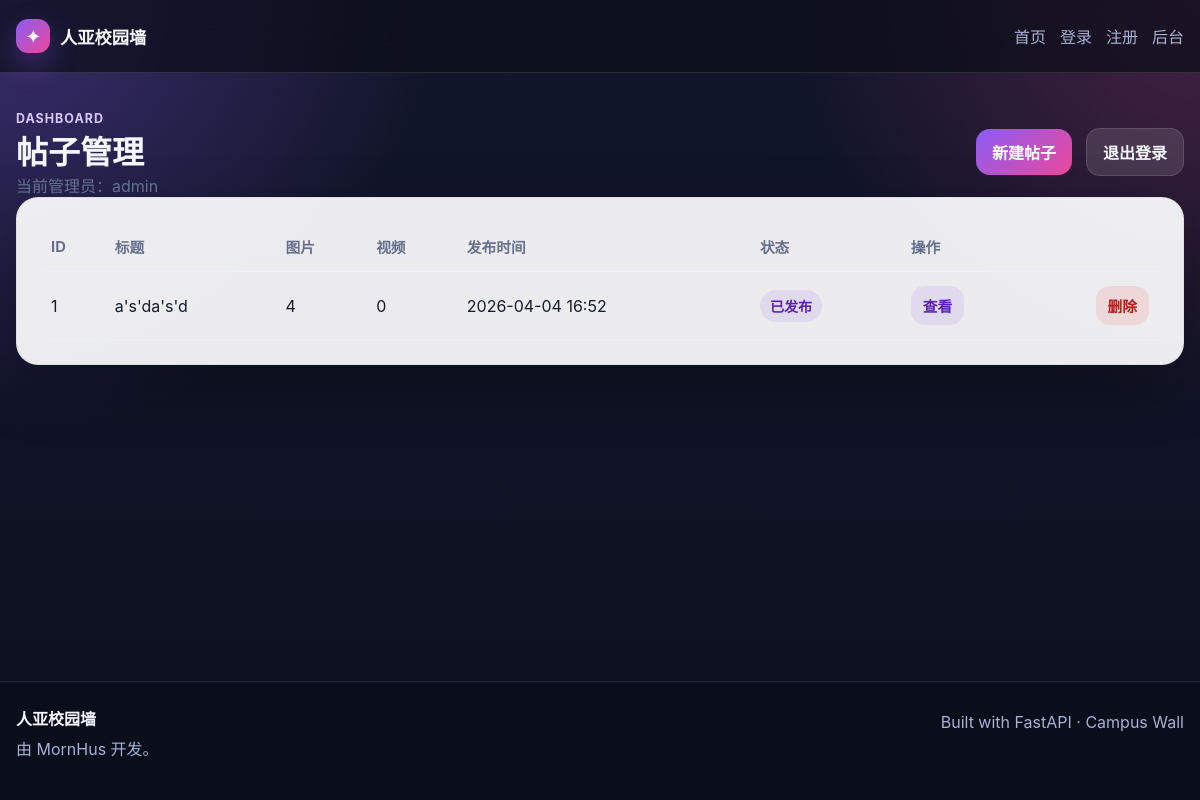
Page /admin/posts (signed in) on the committed database.
### app/models.py (models this page shows, shortened)
class Admin(Base):
    __tablename__ = 'admins'
    id: Mapped[int] = mapped_column(Integer, primary_key=True, index=True)
    username: Mapped[str] = mapped_column(String(50), unique=True, index=True)
    password_hash: Mapped[str] = mapped_column(String(255))
    created_at: Mapped[datetime] = mapped_column(DateTime, default=datetime.utcnow)

class JsonListFieldMixin:
    def _read_json_list(self, raw: str | None) -> List[str]:
        try:
            data = json.loads(raw or '[]')
            return data if isinstance(data, list) else []
        except json.JSONDecodeError:
            return []

class Post(Base, JsonListFieldMixin):
    __tablename__ = 'posts'
    id: Mapped[int] = mapped_column(Integer, primary_key=True, index=True)
    title: Mapped[str | None] = mapped_column(String(200), nullable=True)
    content: Mapped[str | None] = mapped_column(Text, nullable=True)
    images_json: Mapped[str] = mapped_column(Text, default='[]')
    videos_json: Mapped[str] = mapped_column(Text, default='[]')
    is_deleted: Mapped[bool] = mapped_column(Boolean, default=False)
    created_at: Mapped[datetime] = mapped_column(DateTime, default=datetime.utcnow)
    published_at: Mapped[datetime] = mapped_column(DateTime, default=datetime.utcnow, index=True)
    comments: Mapped[list['Comment']] = relationship(back_populates='post', cascade='all, delete-orphan')
    likes: Mapped[list['PostLike']] = relationship(back_populates='post', cascade='all, delete-orphan')
    @property
    def images(self) -> List[str]:
        return self._read_json_list(self.images_json)
    @property
    def videos(self) -> List[str]:
        return self._read_json_list(self.videos_json)

### app/routers/admin.py (the view)
@router.get('/posts', response_class=HTMLResponse)
def admin_posts(request: Request, db: Session = Depends(get_db)):
    admin = get_current_admin(request, db)
    if not admin:
        return redirect_to_login()
    posts = db.scalars(select(Post).order_by(Post.published_at.desc(), Post.id.desc())).all()
    return templates.TemplateResponse(
        request,
        'admin_posts.html',
        build_context(request, db, posts=posts, admin=admin),
    )

### app/templates/admin_posts.html (shortened to what this page needs)
{% extends 'base.html' %}
{% block content %}
<div class="admin-toolbar">
    <div>
        <span class="eyebrow">Dashboard</span>
        <h1>帖子管理</h1>
        <div class="meta">当前管理员：{{ admin.username }}</div>
    </div>
    <div class="toolbar-actions toolbar-actions-row">
        <a class="button primary" href="/admin/posts/new">新建帖子</a>
        <form method="post" action="/admin/logout">
            <button class="button ghost" type="submit">退出登录</button>
        </form>
    </div>
</div>
{% if posts %}
<div class="table-card">
    <table class="table">
        <thead>
            <tr>
                <th>ID</th>
                <th>标题</th>
                <th>图片</th>
                <th>视频</th>
                <th>发布时间</th>
                <th>状态</th>
                <th>操作</th>
            </tr>
        </thead>
        <tbody>
            {% for post in posts %}
            <tr>
                <td>{{ post.id }}</td>
                <td>{{ post.title or ('无标题 #' ~ post.id) }}</td>
                <td>{{ post.images|length }}</td>
                <td>{{ post.videos|length }}</td>
                <td>{{ post.published_at.strftime('%Y-%m-%d %H:%M') }}</td>
                <td>
                    {% if post.is_deleted %}
                    <span class="badge muted">已删除</span>
                    {% else %}
                    <span class="badge ok">已发布</span>
                    {% endif %}
                </td>
                <td>
                    <div class="row-actions">
                        <a class="button secondary small" href="/posts/{{ post.id }}" target="_blank">查看</a>
                        {% if not post.is_deleted %}
                        <form method="post" action="/admin/posts/{{ post.id }}/delete" onsubmit="return confirm('确认删除这条帖子？');">
                            <button class="button danger small" type="submit">删除</button>
                        </form>
                        {% endif %}
                    </div>
                </td>
            </tr>
            {% endfor %}
        </tbody>
    </table>
</div>
{% else %}
<div class="empty-state">后台还没有任何帖子，先去发第一篇。</div>
{% endif %}
{% endblock %}

### app/static/css/style.css (style rules this page uses)
:root { --bg: #0f1220; --bg-soft: #171b2e; --panel: rgba(255, 255, 255, 0.08); --panel-solid: #171c31; --card: rgba(255, 255, 255, 0.92); --text: #f3f5ff; --text-dark: #161b2d; --muted: #a8b1d6; --muted-dark: #66708f; --border: rgba(255,255,255,0.12); --border-dark: #e7e9f4; --primary: #8b5cf6; --primary-2: #ec4899; --primary-dark: #7c3aed; --secondary-bg: rgba(139, 92, 246, 0.12); --danger: #ef4444; --danger-bg: rgba(239, 68, 68, 0.12); --success: #22c55e; --success-bg: rgba(34, 197, 94, 0.12); --shadow: 0 20px 60px rgba(0, 0, 0, 0.26); --radius: 22px; }
* { box-sizing: border-box; }
html { scroll-behavior: smooth; }
body { margin: 0; font-family: Inter, -apple-system, BlinkMacSystemFont, 'Segoe UI', 'PingFang SC', 'Hiragino Sans GB', 'Microsoft YaHei', sans-serif; color: var(--text); background: radial-gradient(circle at top left, rgba(139, 92, 246, 0.34), transparent 30%), radial-gradient(circle at top right, rgba(236, 72, 153, 0.24), transparent 28%), linear-gradient(180deg, #12162a 0%, #0c1020 100%); min-height: 100vh; }
a { color: inherit; text-decoration: none; }
button, input, textarea { font: inherit; }
.hero p, .meta, .hint, .switch-auth, .empty-state, .login-tip, .footer-copy { color: var(--muted); }
.eyebrow { display: inline-flex; align-items: center; gap: 6px; color: #d8c9ff; letter-spacing: 0.08em; text-transform: uppercase; font-size: 0.78rem; font-weight: 700; }
.hero-actions, .toolbar-actions, .toolbar-actions-row, .row-actions, .interact-row, .meta-row, .card-footer, .detail-header, .admin-toolbar, .section-head { display: flex; align-items: center; justify-content: space-between; gap: 14px; flex-wrap: wrap; }
.stat-card, .card, .form-card, .detail-card, .table-card, .comment-item, .login-tip, .interact-panel { border: 1px solid var(--border); border-radius: var(--radius); box-shadow: var(--shadow); }
.card, .form-card, .detail-card, .table-card, .comment-item, .login-tip, .interact-panel { background: var(--card); color: var(--text-dark); border-color: rgba(19, 23, 39, 0.06); }
.card-body h2, .detail-header h1, .auth-header h1, .admin-toolbar h1, .section-head h2, .media-block h2 { margin: 0; }
.form-card, .detail-card, .table-card { padding: 24px; }
.button { appearance: none; border: none; border-radius: 14px; padding: 11px 16px; font-weight: 700; cursor: pointer; display: inline-flex; align-items: center; justify-content: center; gap: 8px; transition: transform 0.18s ease, opacity 0.18s ease, background 0.18s ease; }
.button.primary { color: white; background: linear-gradient(135deg, var(--primary), var(--primary-2)); }
.button.secondary { background: rgba(139, 92, 246, 0.12); color: #5b21b6; }
.button.ghost { background: rgba(255,255,255,0.12); color: var(--text); border: 1px solid var(--border); }
.button.danger { background: var(--danger-bg); color: #b91c1c; }
.button.small { padding: 9px 12px; font-size: 0.92rem; }
.badge, .chip { display: inline-flex; align-items: center; gap: 6px; padding: 6px 10px; border-radius: 999px; font-size: 0.88rem; font-weight: 700; }
.badge.ok, .chip { background: rgba(139, 92, 246, 0.12); color: #5b21b6; }
.table { width: 100%; border-collapse: collapse; }
.table th, .table td { padding: 14px 10px; text-align: left; border-bottom: 1px solid #edf0f7; }
.table th { color: var(--muted-dark); font-size: 0.92rem; }
.switch-auth a, .section-head .meta, .meta-row .meta, .admin-toolbar .meta, .detail-header .meta, .login-tip a { color: var(--muted-dark); }

### rows in the picture
Admin: username "admin"
Post: id "1", title "a's'da's'd", images|length "4", videos|length "0", published_at "2026-04-04 16:52", is_deleted "已发布"

### other values in the picture
{{ site_name }} "人亚校园墙"
